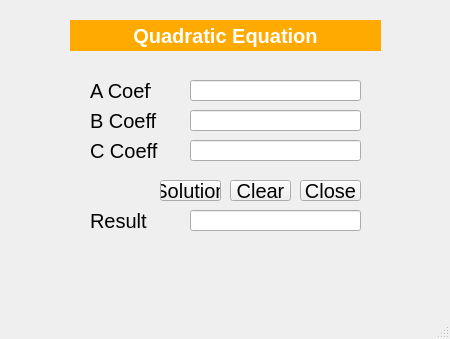
<?xml version="1.0" encoding="UTF-8"?>
<ui version="4.0">
 <class>MainWindow</class>
 <widget class="QMainWindow" name="MainWindow">
  <property name="geometry">
   <rect>
    <x>0</x>
    <y>0</y>
    <width>450</width>
    <height>339</height>
   </rect>
  </property>
  <property name="windowTitle">
   <string>MainWindow</string>
  </property>
  <widget class="QWidget" name="centralwidget">
   <widget class="QLabel" name="label_2">
    <property name="geometry">
     <rect>
      <x>90</x>
      <y>80</y>
      <width>61</width>
      <height>21</height>
     </rect>
    </property>
    <property name="font">
     <font>
      <pointsize>15</pointsize>
     </font>
    </property>
    <property name="text">
     <string>A Coeff</string>
    </property>
   </widget>
   <widget class="QPushButton" name="pushButtonClose">
    <property name="geometry">
     <rect>
      <x>300</x>
      <y>180</y>
      <width>61</width>
      <height>21</height>
     </rect>
    </property>
    <property name="font">
     <font>
      <pointsize>15</pointsize>
     </font>
    </property>
    <property name="text">
     <string>Close</string>
    </property>
   </widget>
   <widget class="QLabel" name="label_6">
    <property name="geometry">
     <rect>
      <x>90</x>
      <y>210</y>
      <width>81</width>
      <height>21</height>
     </rect>
    </property>
    <property name="font">
     <font>
      <pointsize>15</pointsize>
     </font>
    </property>
    <property name="text">
     <string>Result</string>
    </property>
   </widget>
   <widget class="QLineEdit" name="lineEditResult">
    <property name="geometry">
     <rect>
      <x>190</x>
      <y>210</y>
      <width>171</width>
      <height>21</height>
     </rect>
    </property>
    <property name="text">
     <string/>
    </property>
    <property name="readOnly">
     <bool>true</bool>
    </property>
   </widget>
   <widget class="QLabel" name="label_3">
    <property name="geometry">
     <rect>
      <x>90</x>
      <y>110</y>
      <width>81</width>
      <height>21</height>
     </rect>
    </property>
    <property name="font">
     <font>
      <pointsize>15</pointsize>
     </font>
    </property>
    <property name="text">
     <string>B Coeff</string>
    </property>
   </widget>
   <widget class="QPushButton" name="pushButtonSolution">
    <property name="geometry">
     <rect>
      <x>160</x>
      <y>180</y>
      <width>61</width>
      <height>21</height>
     </rect>
    </property>
    <property name="font">
     <font>
      <pointsize>15</pointsize>
     </font>
    </property>
    <property name="text">
     <string>Solution</string>
    </property>
   </widget>
   <widget class="QLineEdit" name="lineEditC">
    <property name="geometry">
     <rect>
      <x>190</x>
      <y>140</y>
      <width>171</width>
      <height>21</height>
     </rect>
    </property>
   </widget>
   <widget class="QLineEdit" name="lineEditA">
    <property name="geometry">
     <rect>
      <x>190</x>
      <y>80</y>
      <width>171</width>
      <height>21</height>
     </rect>
    </property>
   </widget>
   <widget class="QLineEdit" name="lineEditB">
    <property name="geometry">
     <rect>
      <x>190</x>
      <y>110</y>
      <width>171</width>
      <height>21</height>
     </rect>
    </property>
   </widget>
   <widget class="QPushButton" name="pushButtonClear_2">
    <property name="geometry">
     <rect>
      <x>230</x>
      <y>180</y>
      <width>61</width>
      <height>21</height>
     </rect>
    </property>
    <property name="font">
     <font>
      <pointsize>15</pointsize>
     </font>
    </property>
    <property name="text">
     <string>Clear</string>
    </property>
   </widget>
   <widget class="QLabel" name="label_5">
    <property name="geometry">
     <rect>
      <x>90</x>
      <y>140</y>
      <width>81</width>
      <height>21</height>
     </rect>
    </property>
    <property name="font">
     <font>
      <pointsize>15</pointsize>
     </font>
    </property>
    <property name="text">
     <string>C Coeff</string>
    </property>
   </widget>
   <widget class="QLabel" name="label">
    <property name="geometry">
     <rect>
      <x>70</x>
      <y>20</y>
      <width>311</width>
      <height>31</height>
     </rect>
    </property>
    <property name="font">
     <font>
      <pointsize>15</pointsize>
      <weight>75</weight>
      <bold>true</bold>
     </font>
    </property>
    <property name="styleSheet">
     <string notr="true">background-color: rgb(255, 170, 0);
color: rgb(255, 255, 255);</string>
    </property>
    <property name="text">
     <string>Quadratic Equation</string>
    </property>
    <property name="alignment">
     <set>Qt::AlignCenter</set>
    </property>
   </widget>
  </widget>
  <widget class="QMenuBar" name="menubar">
   <property name="geometry">
    <rect>
     <x>0</x>
     <y>0</y>
     <width>450</width>
     <height>18</height>
    </rect>
   </property>
  </widget>
  <widget class="QStatusBar" name="statusbar"/>
 </widget>
 <resources/>
 <connections/>
</ui>
